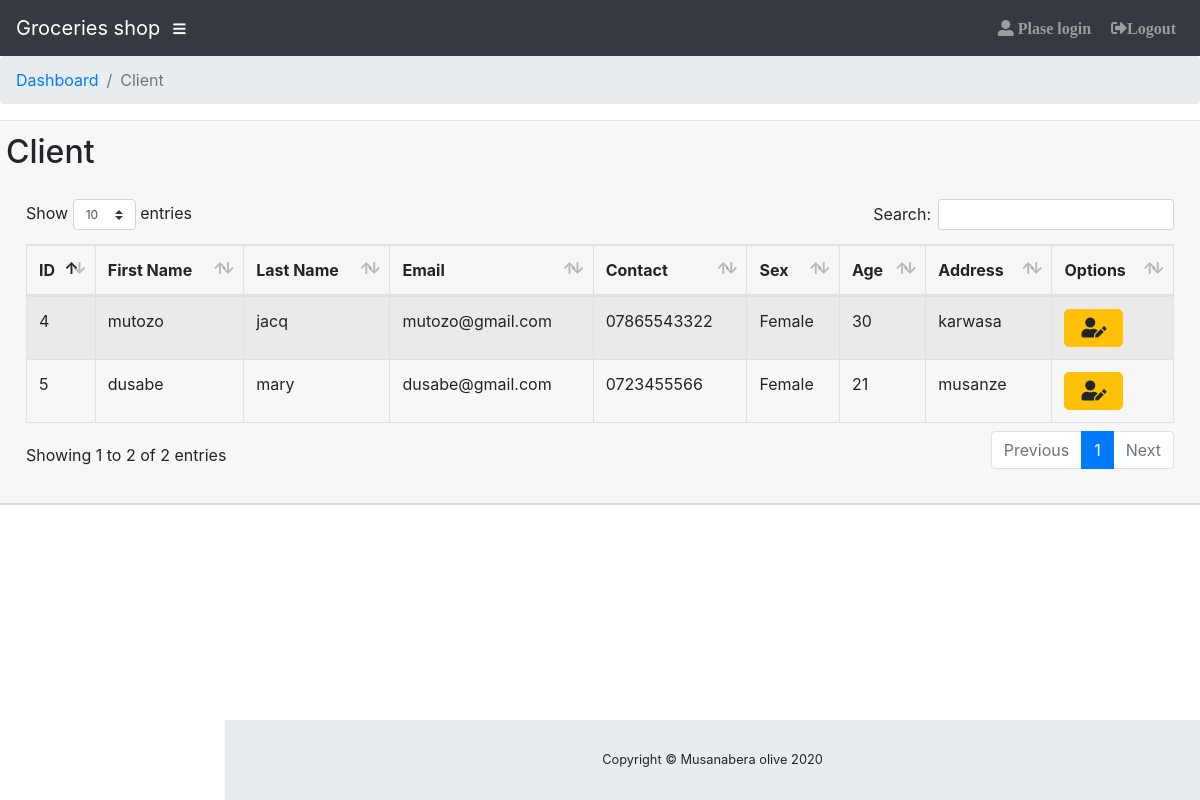
Page /admin/client.php (signed in) on the earlier database version.
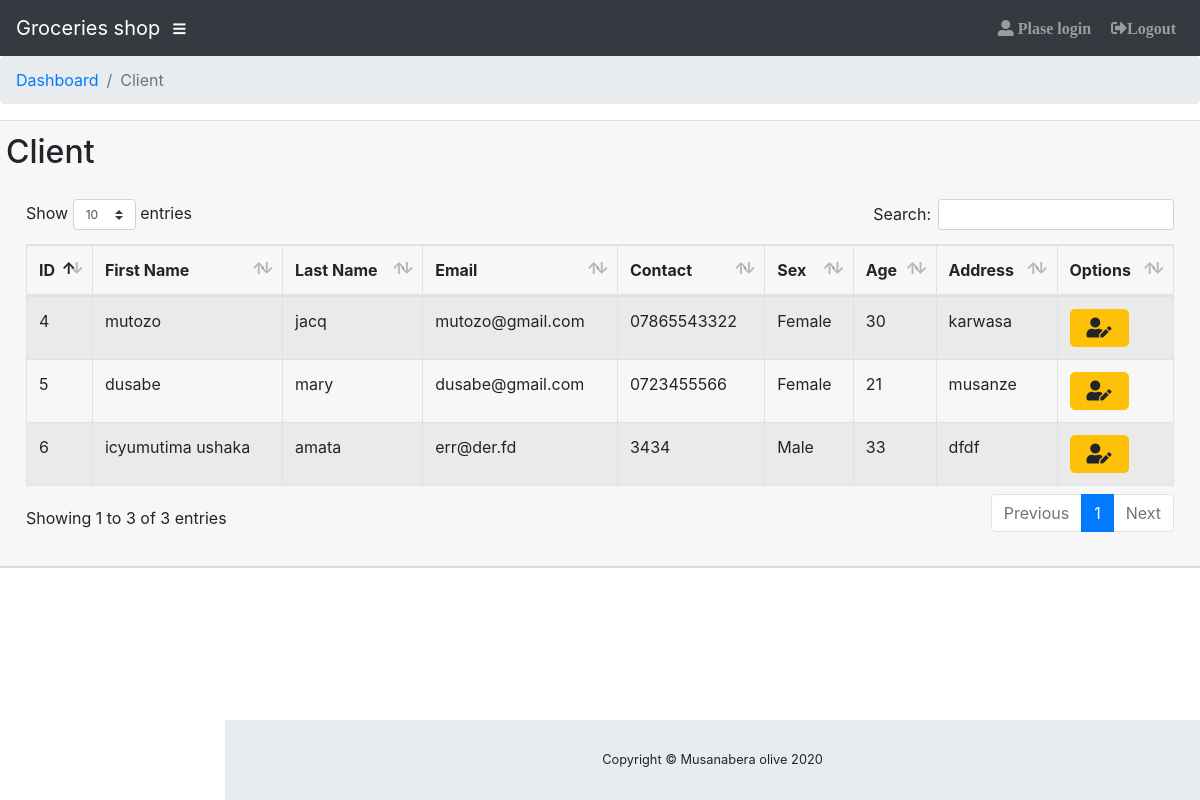
Same page on the later database version.
### tables this page shows
CREATE TABLE `tblcustomer` (
  `C_ID` int(50) NOT NULL,
  `C_FNAME` varchar(50) NOT NULL,
  `C_LNAME` varchar(50) NOT NULL,
  `C_AGE` int(2) NOT NULL,
  `C_ADDRESS` text NOT NULL,
  `C_PNUMBER` varchar(50) NOT NULL,
  `C_GENDER` varchar(50) NOT NULL,
  `C_EMAILADD` varchar(50) NOT NULL,
  `ZIPCODE` varchar(50) DEFAULT NULL,
  `username` varchar(50) NOT NULL,
  `password` longtext NOT NULL
);

### admin/client.php (the view, shortened to what this page needs)
<?php include('../includes/connection.php');?>
<?php include 'theme/header.php'; ?>
          <ol class="breadcrumb">
            <li class="breadcrumb-item">
              <a href="./index.php">Dashboard</a>
            </li>
            <li class="breadcrumb-item active">Client</li>
          </ol>
<div class="card mb-3 row">
            <div class="card-header">
              <h2>Client </h2>
            <div class="card-body">
              <div class="table-responsive">
                            <table class="table table-bordered table-hover table-striped" id="dataTable" width="100%" cellspacing="0">
                                <thead>
                                    <tr>
                                        <th>ID</th>
                                        <th>First Name</th>
                                        <th>Last Name</th>
                                        <th>Email</th>
                                        <th>Contact</th>
                                        <th>Sex</th>
                                        <th>Age</th>
                                        <th>Address</th>
                                        <th>Options</th>
                                    </tr>
                                </thead>
                                <tbody>
                                  <?php
                $query = 'SELECT * FROM tblcustomer ';
                    $result = mysqli_query($db, $query) or die (mysqli_error($db));
                        while ($row = mysqli_fetch_assoc($result)) {
                            echo '<tr>';
                            echo '<td>'. $row['C_ID'].'</td>';
                            echo '<td>'. $row['C_FNAME'].'</td>';
                            echo '<td>'. $row['C_LNAME'].'</td>';
                            echo '<td>'. $row['C_EMAILADD'].'</td>';
                            echo '<td>'. $row['C_PNUMBER'].'</td>';
                            echo '<td>'. $row['C_GENDER'].'</td>';
                            echo '<td>'. $row['C_AGE'].'</td>';
                            echo '<td>'. $row['C_ADDRESS'].'</td>';
                            echo '<td>  ';
                            echo ' <a title="Update Client" type="button" class="btn btn-lg btn-warning fas fa-user-edit" href="updateclient.php?action=edit & id='.$row['C_ID'] . '"></a> </td>';
                            echo '</tr> ';
                }
            ?>
                                </tbody>
                            </table>
                        </div>
            </div>
          </div>
        </div>
<?php include 'addclient.php'; ?>

Differences in the rows shown:
added tblcustomer: C_ID "6", C_FNAME "icyumutima ushaka", C_LNAME "amata", C_EMAILADD "err@der.fd", C_PNUMBER "3434", C_GENDER "Male", C_AGE "33", C_ADDRESS "dfdf"
Other differences:
text written by a page script: "Show entries Search: Showing 1 to 2 of 2 entries Previous 1 Next" → "Show entries Search: Showing 1 to 3 of 3 entries Previous 1 Next"
